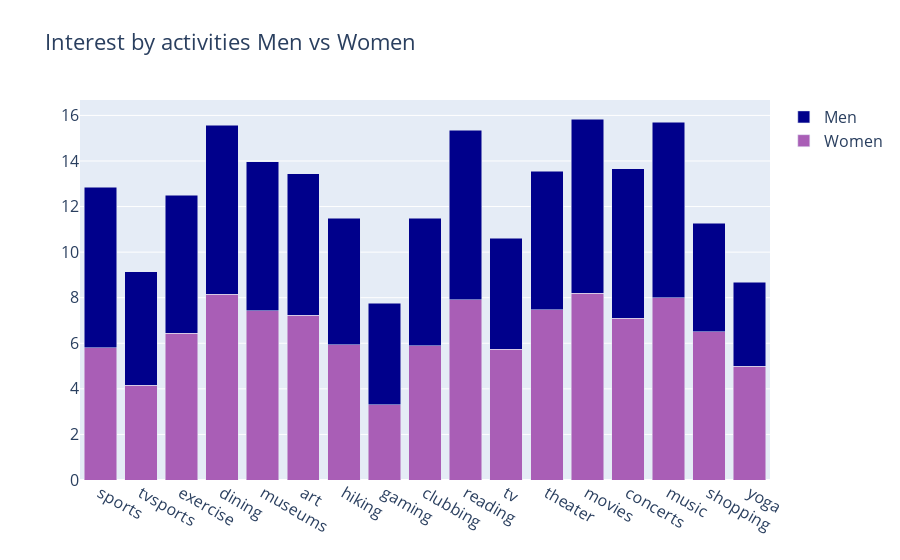

The code cell stored with this chart in its notebook:
### Code cell
trace1 = go.Bar(
    x=activities_interested,
    y=activities_mean_by_gender[0,:],
    name='Women',
    marker=dict(
        color='#A95EB6'
    )
)
trace2 = go.Bar(
    x=activities_interested,
    y=activities_mean_by_gender[1,:],
    name='Men',
    #orientation = 'h',
    marker=dict(
        color='#00008b'
    )
)

data3 = [trace1, trace2]
layout = go.Layout(
    title='Interest by activities Men vs Women',
    font=dict(
        size=16
    ),
    barmode = 'stack',
    legend=dict(
        font=dict(
            size=16
        )
    )
)
fig = go.Figure(data=data3, layout=layout)
py.iplot(fig, filename='barchart')

### Figure 1 — Plotly figure (JSON) as saved in the notebook; plotly's stock layout.template omitted (floating-point values rounded to 4 significant figures)
{"data": [{"marker": {"color": "#A95EB6"}, "name": "Women", "type": "bar", "x": ["sports", "tvsports", "exercise", "dining", "museums", "art", "hiking", "gaming", "clubbing", "reading", "tv", "theater", "movies", "concerts", "music", "shopping", "yoga"], "y": [5.813, 4.162, 6.451, 8.147, 7.428, 7.22, 5.942, 3.302, 5.9, 7.907, 5.739, 7.482, 8.198, 7.104, 7.99, 6.499, 4.99]}, {"marker": {"color": "#00008b"}, "name": "Men", "type": "bar", "x": ["sports", "tvsports", "exercise", "dining", "museums", "art", "hiking", "gaming", "clubbing", "reading", "tv", "theater", "movies", "concerts", "music", "shopping", "yoga"], "y": [7.03, 4.984, 6.043, 7.425, 6.548, 6.215, 5.534, 4.453, 5.594, 7.453, 4.874, 6.079, 7.644, 6.55, 7.714, 4.774, 3.696]}], "layout": {"barmode": "stack", "font": {"size": 16}, "legend": {"font": {"size": 16}}, "title": {"text": "Interest by activities Men vs Women"}}}
